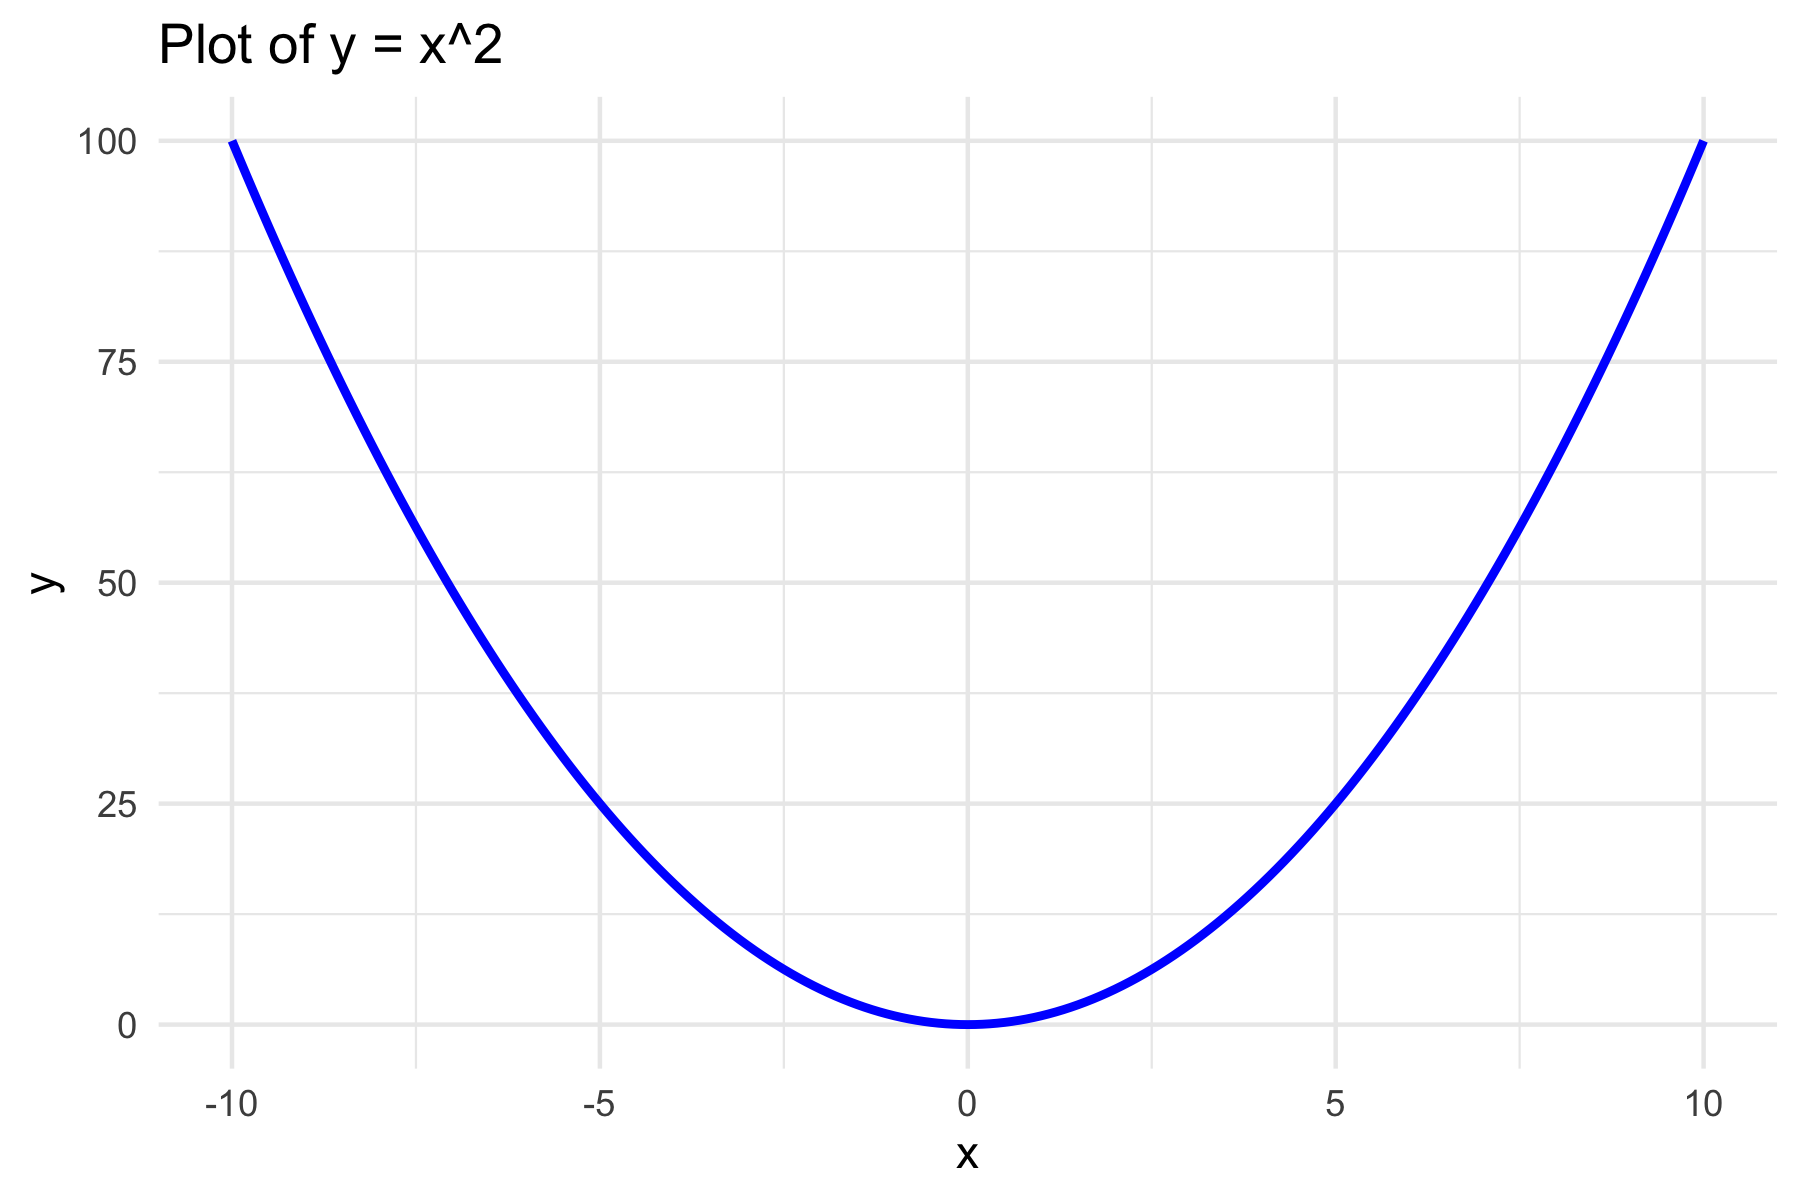

Write the R code that produced this figure.
library(ggplot2)

data <- data.frame(x = seq(-10, 10, by = 0.1))
data$y <- data$x^2

ggplot(data, aes(x = x, y = y)) +
  geom_line(color = "blue", size = 1) +
  labs(title = "Plot of y = x^2", x = "x", y = "y") +
  theme_minimal()

ggsave("plot-test.png", plot = last_plot(), width = 6, height = 4)

